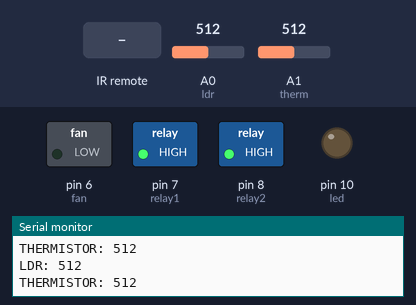
The sketch below on a simulated Arduino Uno, built with avr-gcc and run on an emulated ATmega328P. On the bench: switched loads named in the sketch (green lamp = pin HIGH), output pins drawn as LEDs (lit = HIGH), the last lines printed to the serial monitor. Inputs (shaded band) come from the test bench; at power-on: A0 (ldr) = 512, A1 (therm) = 512.

Above: at 1.3 s.
1.4 s: infrared code 0xFE38C7 received
At 1.9 s:
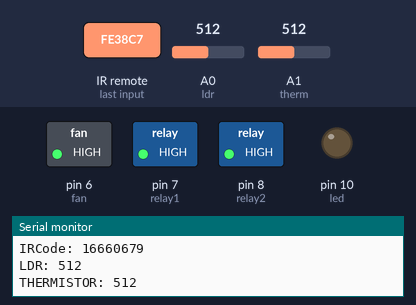
3.0 s: A0 (ldr) set to 161
4.5 s: A0 (ldr) set to 135
At 5.7 s:
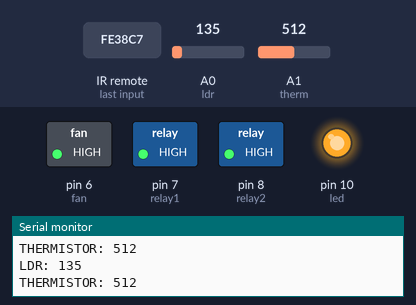
6.1 s: infrared code 0xFE10EF received
At 6.9 s:
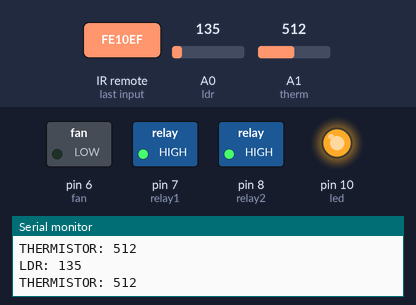
7.6 s: infrared code 0xFE906F received
At 8.4 s:
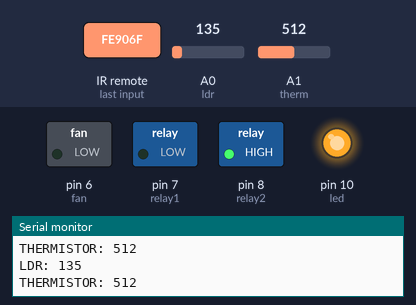
9.1 s: A0 (ldr) set to 160
At 10.0 s:
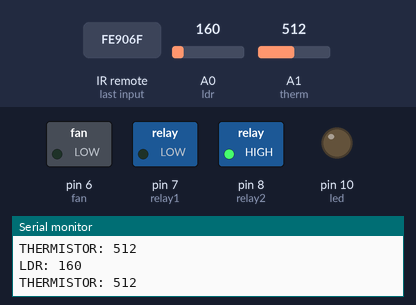
Timing chart, 0 to 11.7 s (numbered marks = the images above; inputs shaded):
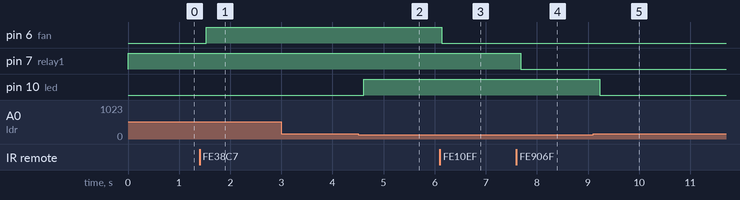

Measured:
- the behaviour switches between 150 and 149 on A0 (ldr) (found by bisection; images 1 and 2)
- after the input at 1.4 s, pin 6 (fan): LOW → HIGH after 0.13 s
- after the input at 4.5 s, pin 10 (led): LOW → HIGH after 0.11 s
- after the input at 6.1 s, pin 6 (fan): HIGH → LOW at once
- after the input at 7.6 s, pin 7 (relay1): HIGH → LOW after 0.09 s
- after the input at 9.1 s, pin 10 (led): HIGH → LOW after 0.13 s

The sketch:

Thermistor_ldr.ino
```cpp
#include <IRremote.h>
#include <IRremote.hpp>

#define ldr A0   //controls lights
#define therm A1 //controls fan
#define fan 6
#define relay1 7 //lights on ac
#define relay2 8
#define irpin 2 //ir receiver for remote control
#define led 10

IRrecv irrecv(irpin);
decode_results results;

void setup() {
  pinMode(fan, OUTPUT);
  pinMode(led, OUTPUT);
  pinMode(relay1, OUTPUT);
  pinMode(relay2, OUTPUT);
  pinMode(irpin, INPUT);

  digitalWrite (relay1, HIGH);
  digitalWrite (relay2, HIGH);

  Serial.begin(9600);
  irrecv.enableIRIn();
  irrecv.blink13(true);
}

void loop() {
  if (irrecv.decode(&results))
  {
    infrared();
  }

  else {
    //LDR Control
    int ldrvalue = analogRead(ldr);
    if (ldrvalue < 150) {
      digitalWrite(led, HIGH);
    }
    else {
      digitalWrite(led, LOW);
    }


    //THERMISTOR Control
    int thermvalue = analogRead(therm);


    Serial.print("LDR: ");
    Serial.println(ldrvalue);
    Serial.print("THERMISTOR: ");
    Serial.println(thermvalue);
    delay(500);
  }


  delay(10);
}
```

infrared.ino
```cpp
//Infrared Function
void infrared() {
  Serial.print("IRCode: ");
  Serial.println(results.value, DEC);

  //fan
  if (results.value == 16660679) {
    digitalWrite (fan, HIGH); //CH+
  }
  else if (results.value == 16650479) {
    digitalWrite (fan, LOW); //`CH -
  }

  //ac lights
  else if (results.value == 16683119) {
    digitalWrite (relay1, LOW); //Vol+
  }
  else if (results.value == 16687199) {
    digitalWrite (relay1, HIGH); //Vol-
  }

  //resume
  irrecv.resume();

}
```
